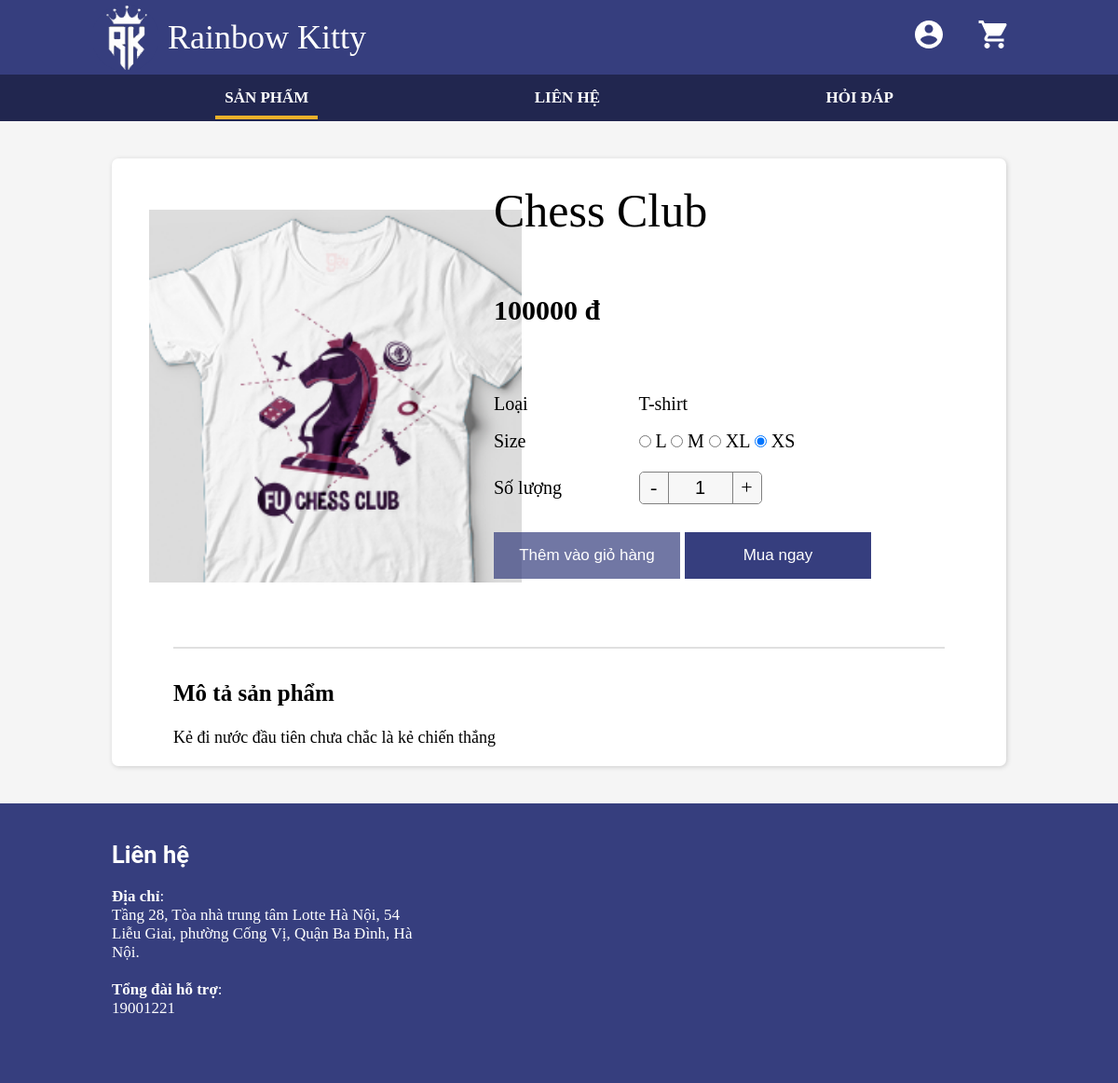
Page /public/display-item-details.php?id=27 on the committed database.
### tables this page shows
CREATE TABLE `items` (
  `id` int(11) NOT NULL,
  `name` varchar(50) NOT NULL,
  `picture` varchar(100) DEFAULT NULL,
  `price` int(11) NOT NULL,
  `description` varchar(500) DEFAULT NULL,
  `id_type` int(11) NOT NULL,
  `id_color` int(11) NOT NULL
);

CREATE TABLE `item_types` (
  `id` int(11) NOT NULL,
  `type` varchar(50) NOT NULL
);

CREATE TABLE `item_details` (
  `id_item` int(11) NOT NULL,
  `id_size` int(11) NOT NULL,
  `amount` int(11) NOT NULL
);

CREATE TABLE `item_sizes` (
  `id` int(11) NOT NULL,
  `size` varchar(20) NOT NULL
);

### config/db.php (called while the page is built, shortened)
<?php
function sql_query(string $query_msg) {
    $connect = mysqli_connect(
        SERVER_NAME,
        USERNAME,
        PASSWORD,
        DB_NAME
    );
    mysqli_set_charset($connect, "utf8");
    $result = mysqli_query($connect, $query_msg) or trigger_error(mysqli_error($connect), E_USER_ERROR);
    return $result;
}

### public/display-item-details.php (the view, shortened to what this page needs)
<?php
    $root_path = $_SERVER["DOCUMENT_ROOT"];
    require_once($root_path . "/config/db.php");
    $item_id = $_GET['id'];
    $item = sql_query("
        SELECT *
        FROM items
        WHERE id = '$item_id';
    ");
    $item = mysqli_fetch_array($item);
    $item_type = sql_query("
        SELECT type
        FROM item_types
        WHERE id = {$item["id_type"]};
    ");
    $item_type = mysqli_fetch_array($item_type)["type"];
    $item_sizes = sql_query("
        SELECT id_size
        FROM item_details
        WHERE id_item = $item_id;
    ");
?>
<!DOCTYPE html>
<html lang="en">
<head>
    <link rel="stylesheet" href="/public/templates/css/all.css">
</head>
<body>
    <?php include_once($root_path . "/public/templates/header.php"); ?>
    <?php include_once($root_path . "/public/templates/menu.php"); ?>
    <div id="page-item">
        <div id="item-img">
            <div class="item-image">
            </div>
        </div>
        <div id="item-detail">
            <form action="/public/templates/add-item-to-cart.php" method="POST">
                <table style="height: 100%; width: 100%;">
                    <tr class="item-name">
                        <td colspan="3">
                            <span style="font-size: 50px;">
                                <?= $item["name"] ?>
                            </span>
                        </td>
                    </tr>
                    <tr class="item-price">
                        <td colspan="3">
                            <b>
                                <span style="font-size: 30px; vertical-align: top;">
                                    <?= $item["price"] ?> đ
                                </span>
                            </b>
                        </td>
                    </tr>
                    <tr class="item-type">
                        <td>
                            <span">Loại</span>
                        </td>
                        <td>
                            <span><?= $item_type ?></span>
                        </td>
                    </tr>
                    <tr class="item-size">
                        <td>
                            <span>Size</span>
                        </td>
                        <td colspan="2">
                            <?php foreach ($item_sizes as $item_size) : ?>
                                <?php
                                    $size_name = sql_query("
                                        SELECT size
                                        FROM item_sizes
                                        WHERE id = {$item_size["id_size"]};
                                    ");
                                    $size_name = mysqli_fetch_array($size_name)["size"];
                                ?>
                                <label id="<?php echo $item_size['size']; ?>">
                                    <input type="radio" name="size_id" value="<?php echo $item_size['id_size']; ?>" id="<?php echo $size_names; ?>" checked>
                                    <?php echo " ", $size_name; ?>
                                </label>
                            <?php endforeach ?>
                        </td>
                    </tr>
                    <tr class="item-number">
                        <td>
                            <span>Số lượng</span>
                        </td>
                        <td>
                            <span style="display: inline-block; border-radius: 5px; border: 1px gray solid;">
                                <div style="display: flex; justify-content: space-around;">
                                    <a onclick="change_amount(0)" class="btn-amount" style="border-radius: 5px 0 0 5px;">
                                        -
                                    </a>
                                    <input id="input-amount" class="input-amount" type="text" name="amount" value="1" readonly>
                                    <a onclick="change_amount(1)" class="btn-amount" style="border-radius: 0 5px 5px 0;">
                                        +
                                    </a>
                                </div>
                            </span>
                        </td>
                    </tr>
                    <tr class="div-buy-item">
                        <td colspan="3">
                                <button type="submit" class="add-to-cart" onclick="return add_item_to_cart(0)">Thêm vào giỏ hàng</button>
                            <button type="submit" class="move-to-cart" onclick="return add_item_to_cart(1)">Mua ngay</button>
                        </td>
                    </tr>
                </table>
            </form>
        </div>
        <div id="div-line">
            <div style="width: 90%; border-top: 2px #e0e0e0 solid;">
            </div>
        </div>
        <div id="div-description">
            <div style="width: 90%;">
                <span style="font-size: 25px; font-weight: bold;">Mô tả sản phẩm</span>
                <br><br>
                <span style="font-size: 18px;"><?php echo $item['description']; ?></span>
            </div>
        </div>
    </div>
    <?php include_once($root_path . "/public/templates/footer.php"); ?>
</body>
</html>

### public/templates/css/all.css (style rules this page uses)
* { margin: 0; padding: 0; list-style: none; text-decoration: none; box-sizing: border-box; }
html { scroll-behavior: smooth; }
body { font-size: 17px; background-color: #f5f5f5; }

### rows in the picture
items: name "Chess Club", price "100000", description "Kẻ đi nước đầu tiên chưa chắc là kẻ chiến thắng"
item_types: type "T-shirt"
item_details: id_size.size "L"
item_details: id_size.size "M"
item_details: id_size.size "XL"
item_details: id_size.size "XS"
